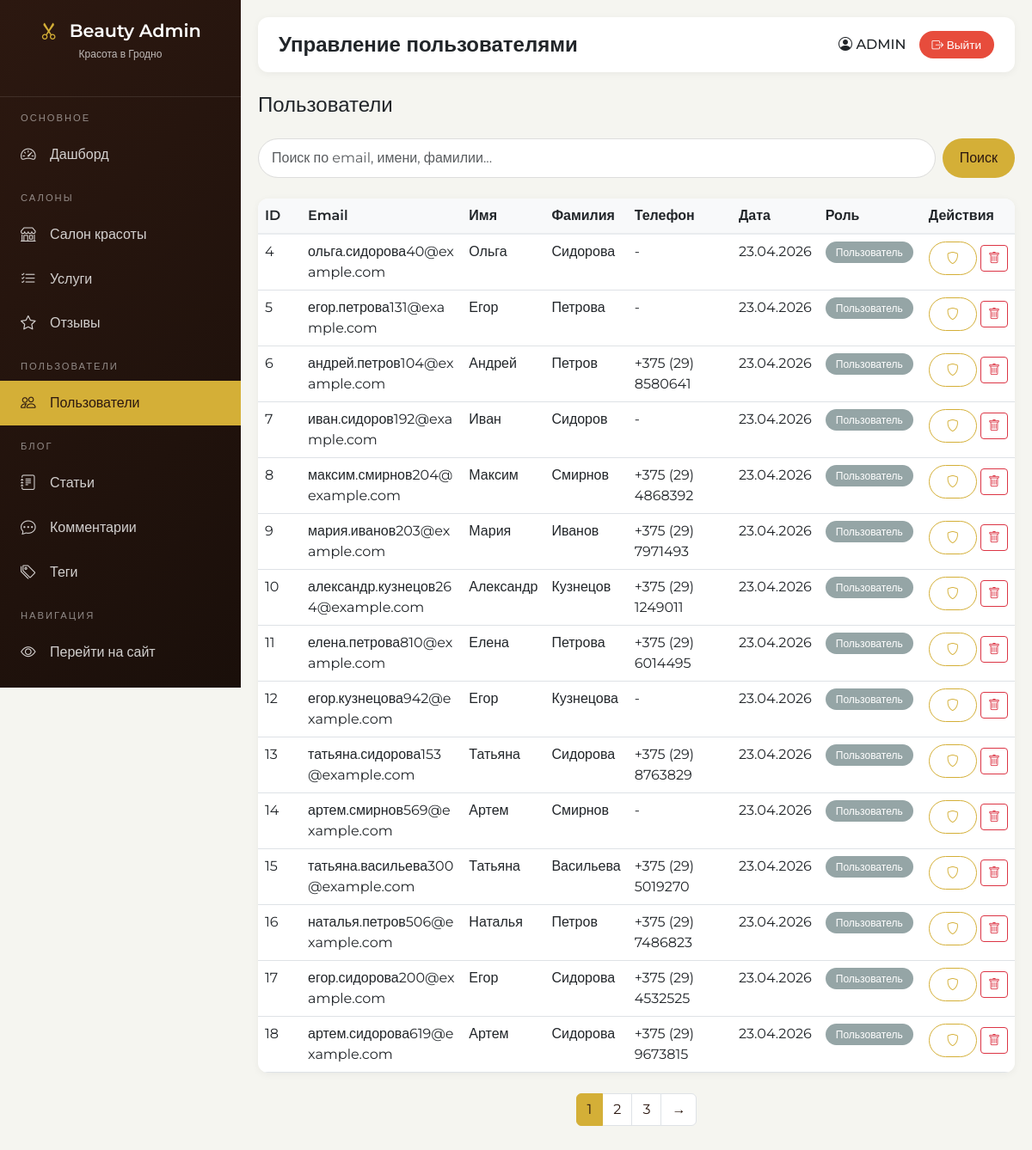
The app's page /admin/users (signed in), older data.
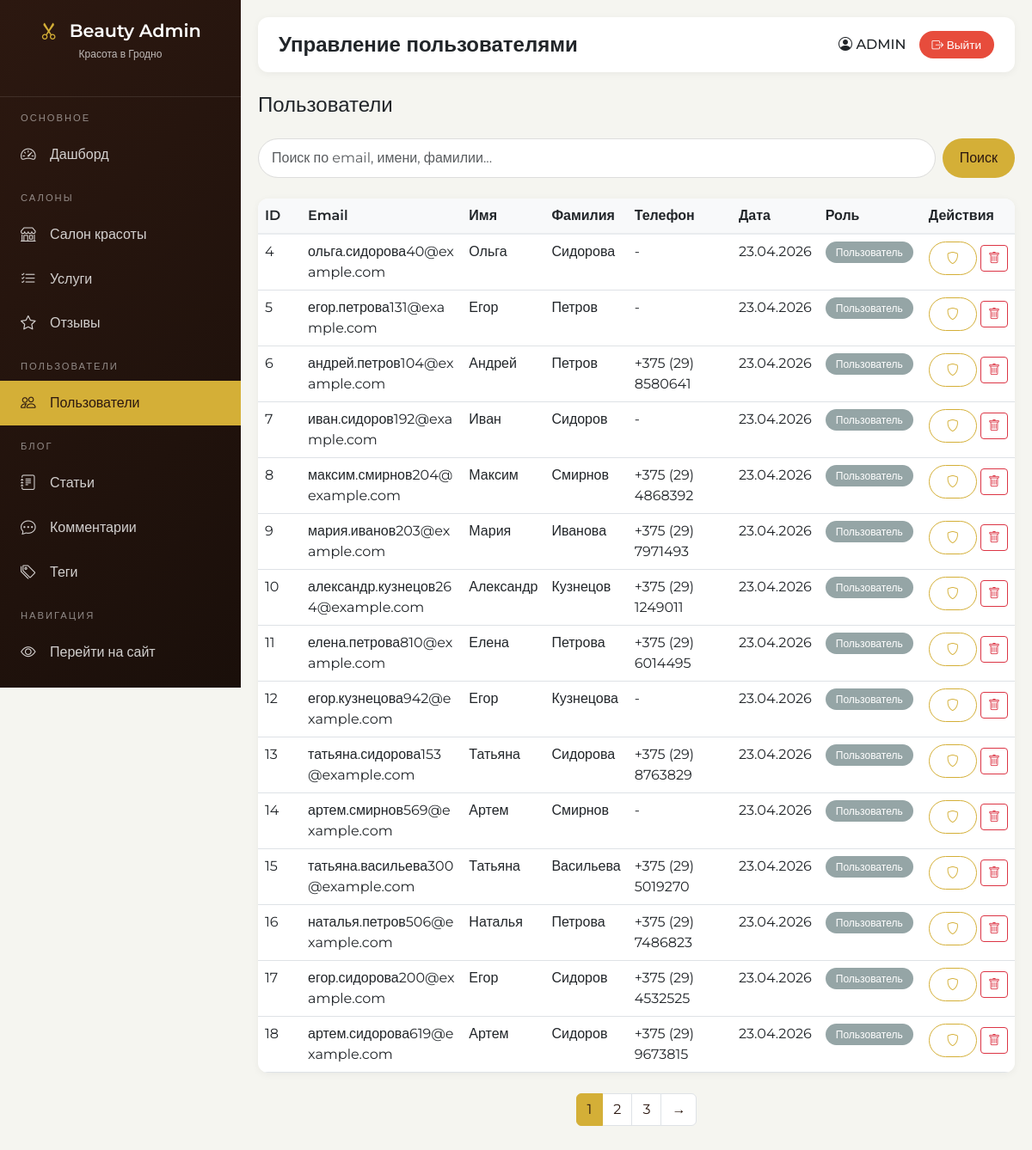
The same page, newer data.
### models.py (models this page shows, shortened)
class User(db.Model, UserMixin):
    __tablename__ = 'users'
    id = db.Column(db.Integer, primary_key=True)
    email = db.Column(db.String(100), unique=True, nullable=False)
    first_name = db.Column(db.String(50))
    last_name = db.Column(db.String(50))
    password_hash = db.Column(db.String(255), nullable=False)
    is_active = db.Column(db.Boolean, default=True)
    created_at = db.Column(db.DateTime, default=datetime.now)
    is_admin = db.Column(db.Boolean, default=False)
    phone = db.Column(db.String(20))
    avatar_url = db.Column(db.String(300))
    favorite_salons = db.relationship('Salon', secondary=user_favorites, backref='fans', lazy='dynamic')

### admin.py (the view, shortened to what this page needs)
@admin_bp.route('/users')
@login_required
@admin_required
def users():
    page = request.args.get('page', 1, type=int)
    search = request.args.get('search', '')
    per_page = 15
    query = User.query
    pagination = query.order_by(desc(User.created_at)).paginate(page=page, per_page=per_page, error_out=False)
    return render_template('admin/users.html',
        title='Управление пользователями',
        users=pagination.items,
        pagination=pagination,
        search=search
    )

### admin.py (called while the page is built)
def admin_required(f):
    @wraps(f)
    def decorated_function(*args, **kwargs):
        if not current_user.is_authenticated or not current_user.is_admin:
            abort(403)
        return f(*args, **kwargs)
    return decorated_function

### app.py (called while the page is built)
@login_manager.user_loader
def load_user(user_id):
    return User.query.get(int(user_id))

@app.context_processor
def inject_now():
    return {'now': datetime.now()}

@app.context_processor
def inject_user():
    user_favorites = []
    if current_user.is_authenticated:
        user_favorites = [s.id for s in current_user.favorite_salons.all()]
    return {
        'current_user': current_user,
        'user_favorites': user_favorites
    }

### templates/admin/users.html (shortened to what this page needs)
{% extends "admin/base.html" %}
{% block content %}
<div class="d-flex justify-content-between align-items-center mb-4">
    <h4 class="mb-0">Пользователи</h4>
</div>
<div class="search-bar">
    <form method="get" class="d-flex gap-2 w-100">
        <input type="text" name="search" class="form-control" placeholder="Поиск по email, имени, фамилии..." value="{{ search }}">
        <button type="submit" class="btn btn-beauty">Поиск</button>
    </form>
</div>
<div class="admin-table">
    <div class="table-responsive">
        <table class="table table-hover">
            <thead>
                <tr>
                    <th style="width: 50px;">ID</th>
                    <th>Email</th>
                    <th>Имя</th>
                    <th>Фамилия</th>
                    <th>Телефон</th>
                    <th style="width: 100px;">Дата</th>
                    <th style="width: 120px;">Роль</th>
                    <th style="width: 80px;">Действия</th>
                </tr>
            </thead>
            <tbody>
                {% for user in users %}
                <tr>
                    <td>{{ user.id }}</td>
                    <td style="word-break: break-all;">{{ user.email }}</td>
                    <td>{{ user.first_name or '-' }}</td>
                    <td>{{ user.last_name or '-' }}</td>
                    <td>{{ user.phone or '-' }}</td>
                    <td>{{ user.created_at.strftime('%d.%m.%Y') }}</td>
                    <td>{% if user.is_admin %}<span class="badge-admin">Администратор</span>{% else %}<span class="badge-inactive">Пользователь</span>{% endif %}</td>
                    <td class="text-nowrap">
                        <form method="post" action="{{ url_for('admin.toggle_admin', id=user.id) }}" class="d-inline">
                            <button type="submit" class="btn btn-sm btn-outline-beauty" {% if user.id == current_user.id %}disabled{% endif %}>
                                <i class="bi bi-shield"></i>
                            </button>
                        </form>
                        <form method="post" action="{{ url_for('admin.delete_user', id=user.id) }}" class="d-inline delete-confirm">
                            <button type="submit" class="btn btn-sm btn-outline-danger" {% if user.id == current_user.id %}disabled{% endif %}>
                                <i class="bi bi-trash"></i>
                            </button>
                        </form>
                    </td>
                </tr>
                {% endfor %}
            </tbody>
        </table>
    </div>
</div>
{% if pagination.pages > 1 %}
<nav>
    <ul class="pagination justify-content-center">
        {% for page_num in pagination.iter_pages() %}
            {% if page_num %}
                <li class="page-item {% if page_num == pagination.page %}active{% endif %}">
                    <a class="page-link" href="?page={{ page_num }}{% if search %}&search={{ search }}{% endif %}">{{ page_num }}</a>
                </li>
            {% else %}
                <li class="page-item disabled"><span class="page-link">...</span></li>
            {% endif %}
        {% endfor %}
        {% if pagination.has_next %}
        <li class="page-item"><a class="page-link" href="?page={{ pagination.next_num }}{% if search %}&search={{ search }}{% endif %}">→</a></li>
        {% endif %}
    </ul>
</nav>
{% endif %}
{% endblock %}

Row changes from the older to the newer data that the page shows:
changed User "егор.петрова131@example.com": last_name "Петрова" → "Петров"
changed User "мария.иванов203@example.com": last_name "Иванов" → "Иванова"
changed User "наталья.петров506@example.com": last_name "Петров" → "Петрова"
changed User "егор.сидорова200@example.com": last_name "Сидорова" → "Сидоров"
changed User "артем.сидорова619@example.com": last_name "Сидорова" → "Сидоров"
